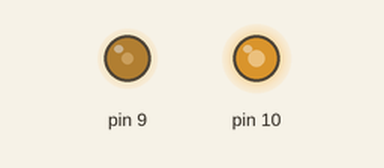
This sketch was run on a simulated Arduino Uno, built with avr-gcc and run on an emulated ATmega328P. Parts: output pins drawn as LEDs (lit = HIGH).

Above: at 6.83 s.
At 20.5 s:
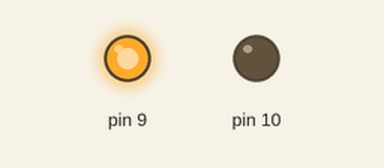
At 35.12 s:
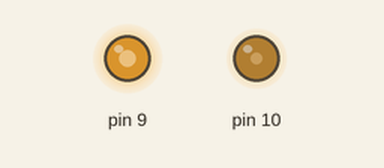
Timing chart, 0 to 40.0 s (numbered marks = the images above):
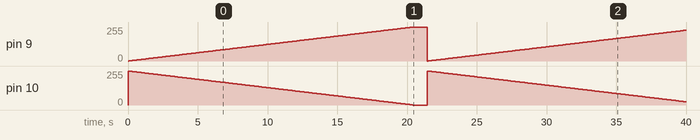

The sketch:

PWM_fast_10bit_2pins.ino
```cpp
/* This code is for amking the use of pwm generator principle
 * The PWM is set in PWM fast mode with 10bit
 * We are using channel A of output compare set of pins.
 * Here timer1 16bit is used.
 */

void setup() {
  // set the mode of the timer to pwm fast mode 10bit AND OC1B is set inverting type and OC1A is set non-inverting type
  TCCR1A = (TCCR1A |((1<<COM1A1)|(1<<WGM11)|(1<<WGM10)|(1<<COM1B1)|(1<<COM1B0))) & (~(1<<COM1A0));
  TCCR1B = (TCCR1B|(1<<WGM12))&(~(1<<WGM13));
  //SETTING CLK/64 = 250KHz frequency
  TCCR1B = (TCCR1B|((1<<CS10)|(1<<CS11)))&(~(1<<CS12));
  //SETTING THE OC1B and oc1A pins as output
  DDRB |= (1<<DDB2)|(1<<DDB1);
}

void loop() {
  // put your main code here, to run repeatedly:
  for(unsigned int i=0; i<1023; i++)
  {
    OCR1B = i;
    OCR1A = i;
    delay(20);
  }
  delay(1000);

}
```
